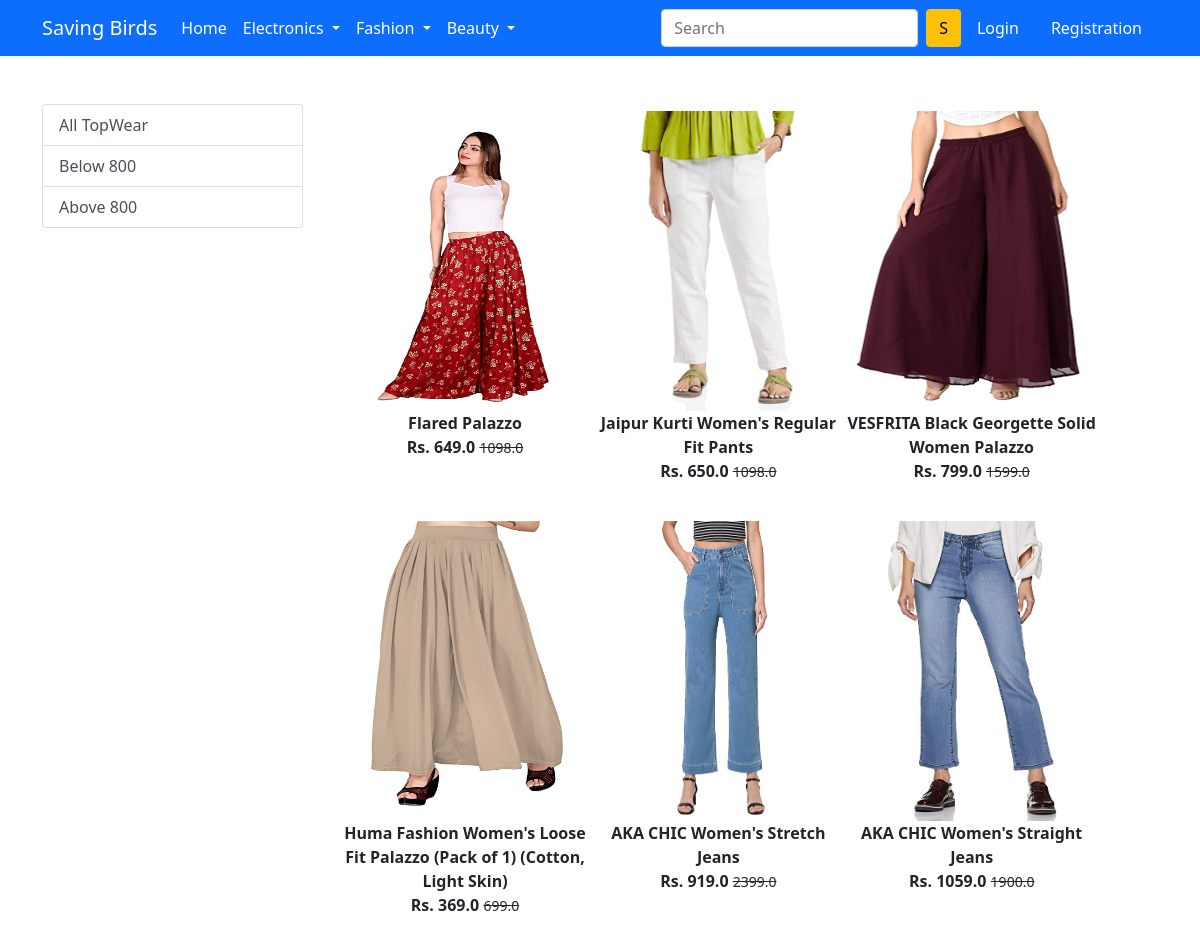
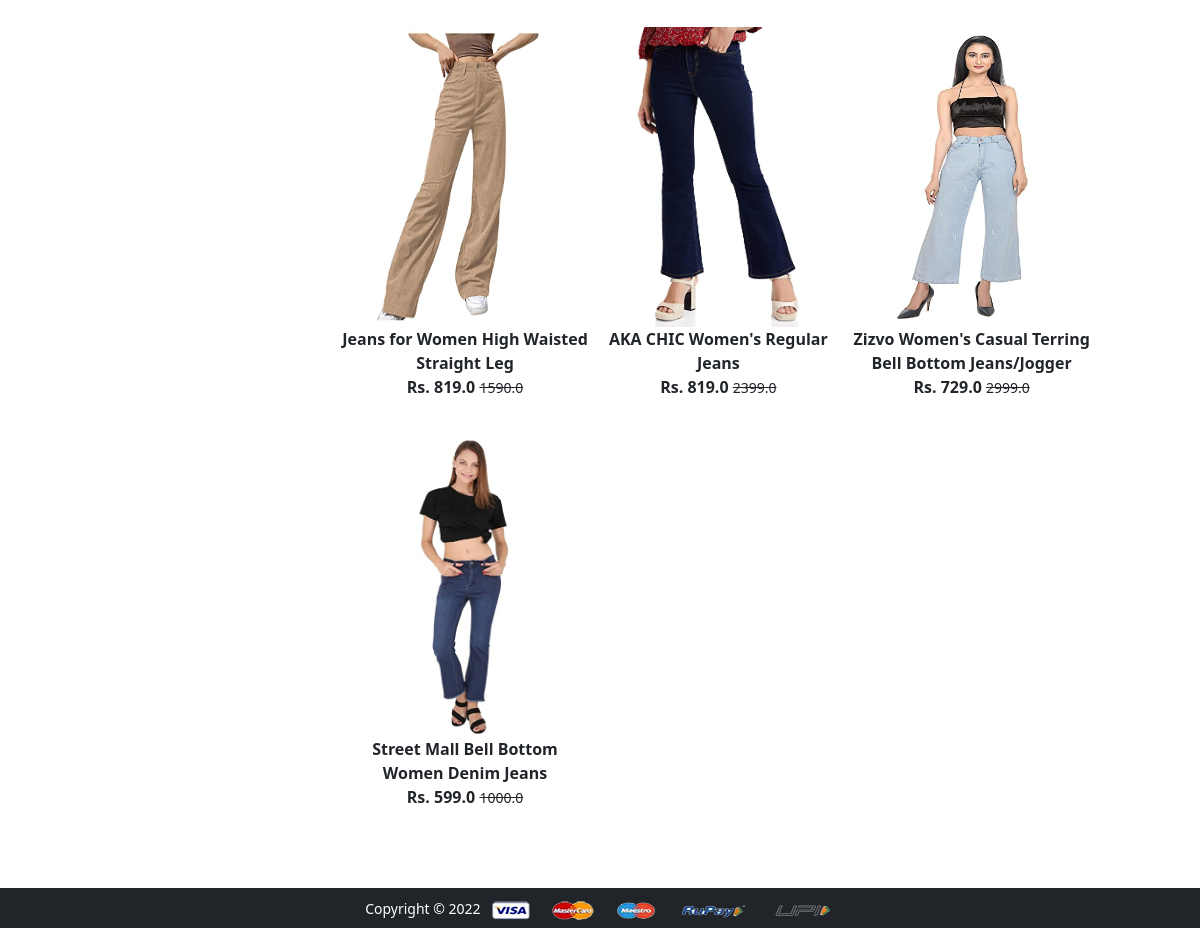
The app's page /bottomwear/ with its own data (2 pictures, top to bottom).
### app/models.py (models this page shows, shortened)
class Product(models.Model):
 title = models.CharField(max_length=100)
 selling_price = models.FloatField()
 discounted_price = models.FloatField()
 description = RichTextField(null=True,blank=True)
 brand = models.CharField(max_length=100)
 category = models.CharField( choices=CATEGORY_CHOICES, max_length=2)
 product_image = models.ImageField(upload_to='productimg')

### app/views.py (the view)
# urls.py: path('bottomwear/', views.bottomwear, name='bottomwear'),
def bottomwear(request, data=None):
	totalitem = 0
	if request.user.is_authenticated:
		totalitem = len(Cart.objects.filter(user=request.user))
	if data==None :
			bottomwear = Product.objects.filter(category='BW')
	elif data == 'below':
			bottomwear = Product.objects.filter(category='BW').filter(discounted_price__lt=800)
	elif data == 'above':
			bottomwear = Product.objects.filter(category='BW').filter(discounted_price__gt=800)
	return render(request, 'app/bottomwear.html', {'bottomwear':bottomwear, 'totalitem':totalitem})

### app/templates/app/bottomwear.html (shortened to what this page needs)
{% extends 'app/base.html' %}
{% load static %}
{% block main-content %}
<div class="container my-5">
 <div class="row">
  <div class="col-sm-3">
   <div class="list-group">
     <a href="{% url 'bottomwear' %}" class="list-group-item list-group-item-action" aria-current="true">All TopWear</a>
     <a href="{% url 'topweardata' 'below'  %}" class="list-group-item list-group-item-action">Below 800</a>
     <a href="{% url 'topweardata' 'above'  %}" class="list-group-item list-group-item-action">Above 800</a>
   </div>
  </div>
  <div class="col-sm-8">
   <div class="row">
    {% for product in bottomwear %}
     <div class="col-sm-4 text-center mb-4">
      <a href="{% url 'product-detail' product.id %}" class="btn">
       <div class="item">
        <img src="{{product.product_image.url}}" alt="" height="300" width="250" class="">
        <div class="fw-bold">{{product.title}}</div>
        <div class="fw-bold">Rs. {{product.discounted_price}} <small class="fw-light text-decoration-line-through">{{product.selling_price}}</small></div>
       </div>
      </a>
     </div>
    {% endfor %}
   </div>
  </div>
 </div>
</div>
{% endblock main-content %}

### records on screen
Product: product_image (picture), title "Flared Palazzo", discounted_price "649.0", selling_price "1098.0"
Product: product_image (picture), title "Jaipur Kurti Women's Regular Fit Pants", discounted_price "650.0", selling_price "1098.0"
Product: product_image (picture), title "VESFRITA Black Georgette Solid Women Palazzo", discounted_price "799.0", selling_price "1599.0"
Product: product_image (picture), title "Huma Fashion Women's Loose Fit Palazzo (Pack of 1) (Cotton, Light Skin)", discounted_price "369.0", selling_price "699.0"
Product: product_image (picture), title "AKA CHIC Women's Stretch Jeans", discounted_price "919.0", selling_price "2399.0"
Product: product_image (picture), title "AKA CHIC Women's Straight Jeans", discounted_price "1059.0", selling_price "1900.0"
Product: product_image (picture), title "Jeans for Women High Waisted Straight Leg", discounted_price "819.0", selling_price "1590.0"
Product: product_image (picture), title "AKA CHIC Women's Regular Jeans", discounted_price "819.0", selling_price "2399.0"
Product: product_image (picture), title "Zizvo Women's Casual Terring Bell Bottom Jeans/Jogger", discounted_price "729.0", selling_price "2999.0"
Product: product_image (picture), title "Street Mall Bell Bottom Women Denim Jeans", discounted_price "599.0", selling_price "1000.0"
